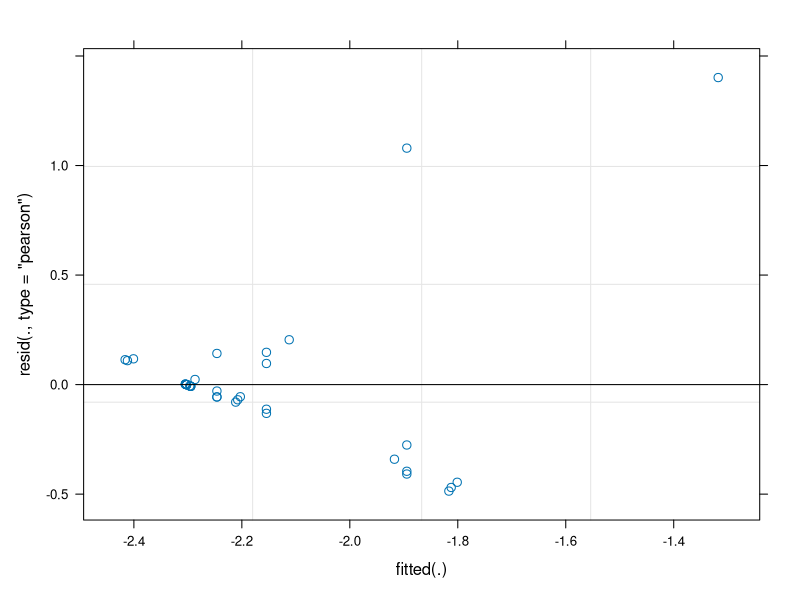
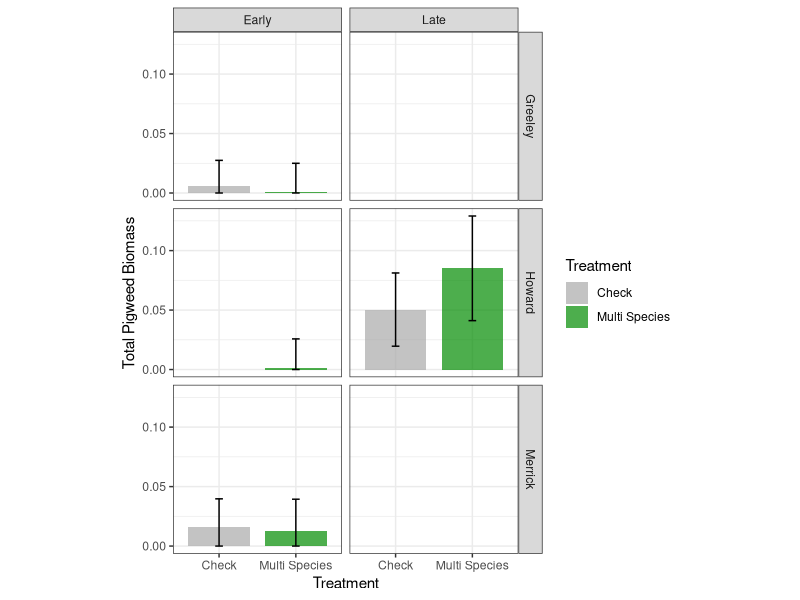
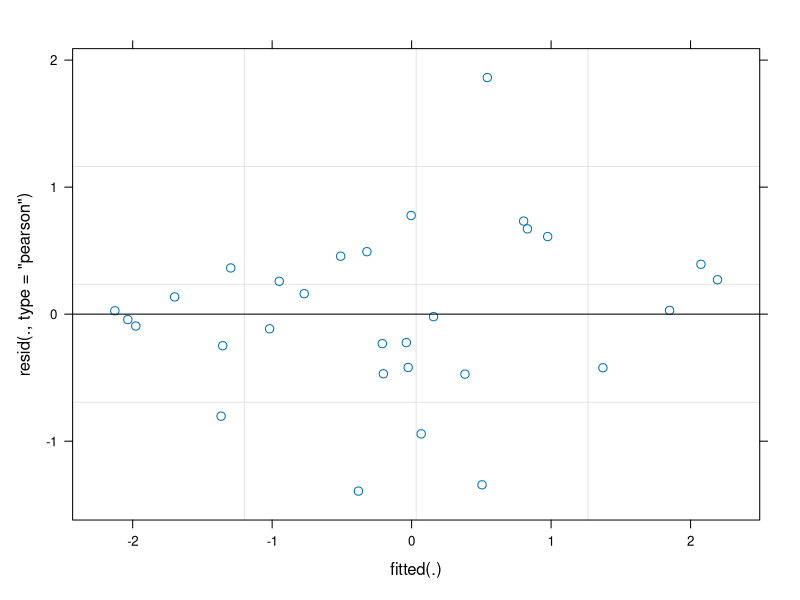
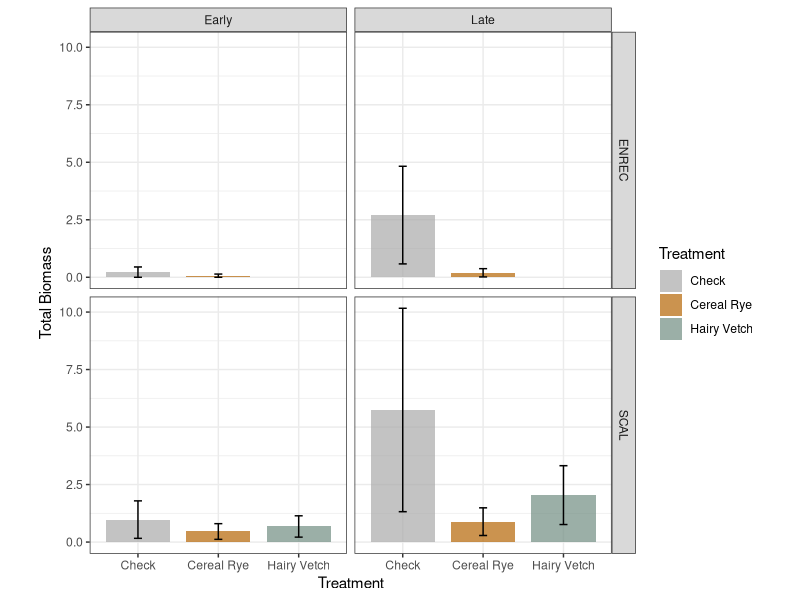
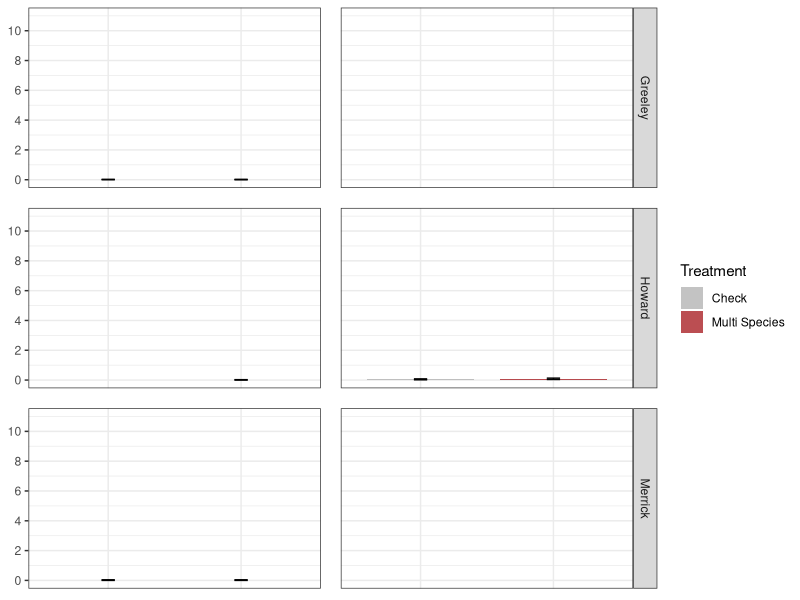
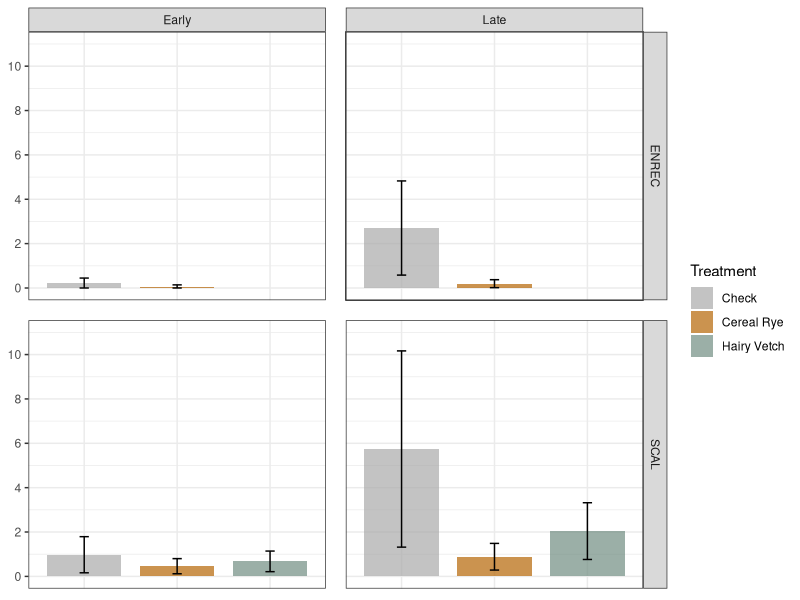
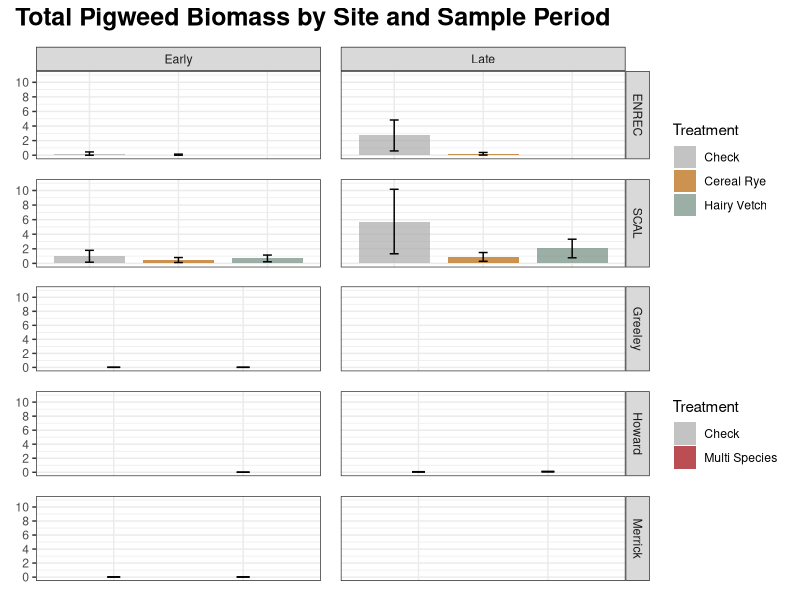

The R source for these figures, in order: (Note: this script raises an error after producing the figures.)
#PIGWEED BIOMASS

# LOAD LIBRARIES ---------------------------------------------------------------

library(readr)     # read in and output .csv files
library(tidyverse) # data cleaning, manipulation, joining, plotting, etc. (basically a powerhouse package!)
library(here)      # makes file paths for input and output cleaner
library(lme4)      # fits our models (LMM/GLMM)
library(lmerTest)  # helps provide ANOVA table from our LMM
library(emmeans)   # helps output our treatment means from our LMM
library(patchwork)
library(gridExtra)

# IMPORT COMBINED DATA ---------------------------------------------------------
combined.data2 <- read.csv(file = here("data","FINAL_DATA", "multi_combined.csv")) %>% 
  filter(Site != "Colfax") %>% #filter out Colfax County because no aboveground weeds found at any time, and the zeros mess up the model
  filter(Treatment != "VetchDNI")
summary(combined.data2)

combined.data2$Treatment <- factor(combined.data2$Treatment, levels = c("Check","Cereal Rye","Hairy Vetch","Multi Species"))


# ON FARM ---------------------------------------------------------------------

#Fit lmm
pigbio.onfarm.lmer <- lmer(log(avgBiomass_Pigweed + 0.1) ~ Treatment*Site*Season + (1 + Treatment | Rep:Site),
                               data = combined.data2 %>% filter(FieldType == "On Farm"))


# LOOK AT LMM OUTPUT
summary(pigbio.onfarm.lmer)
car::Anova(pigbio.onfarm.lmer, type = "2")
plot(pigbio.onfarm.lmer)

# GET TREATMENT MEANS OUT OF THE MODEL AND PLOT
pigbio.onfarm.emmeans <- emmeans(pigbio.onfarm.lmer, ~ Treatment | Site:Season, type = "response")
pigbio.onfarm.emmeans %>% 
  as_tibble() %>% 
  filter(response > 0.0000001) -> pigbio
pigbio



# PLOT ESTIMATED TREATMENT MEANS
pigbio_onfarm_emmeansplot <- pigbio%>% 
  as_tibble() %>%
  filter(Site != "Colfax") %>% 
  drop_na() %>% 
  mutate(lower.SE = (response-SE)) %>% 
  mutate(lowSE = ifelse(lower.SE < 0, 0, lower.SE)) %>% 
  ggplot(aes(x = Treatment, y = response, fill = Treatment)) +
  geom_bar(stat = "identity", width = 0.8, alpha = 0.7) +
  geom_errorbar(aes(ymin = lowSE, ymax = response+SE), width = 0.1) +
  facet_grid(Site~Season) +
  theme_bw() +
  theme(aspect.ratio = 1) +
  scale_y_continuous("Total Pigweed Biomass") +
  scale_fill_manual(values = c("darkgray", "green4"))
pigbio_onfarm_emmeansplot

# COMPARE TREATMENTS WITHIN EACH SITE
pigbio.onfarm.trtdiff <- pairs(pigbio.onfarm.emmeans, reverse = F)
pigbio.onfarm.trtdiff %>% as_tibble()





# RESEARCH STATION -------------------------------------------------------------

#Fit lmm
pigbio.research.lmer <- lmer(log(avgBiomass_Pigweed + 0.1) ~ Treatment*Site*Season + (1 + Treatment | Rep:Site),
                           data = combined.data2 %>% filter(FieldType == "Research Station"))

# LOOK AT GLMM OUTPUT
summary(pigbio.research.lmer)
car::Anova(pigbio.research.lmer, type ="2")
plot(pigbio.research.lmer)

# GET TREATMENT MEANS OUT OF THE MODEL AND PLOT
pigbio.research.emmeans <- emmeans(pigbio.research.lmer, ~ Treatment | Site:Season, type = "response")
pigbio.research.emmeans %>% as_tibble()

# PLOT ESTIMATED TREATMENT MEANS
pigbio_research_emmeansplot <- pigbio.research.emmeans %>% 
  as_tibble() %>%
  drop_na() %>% 
  mutate(lower.SE = (response-SE)) %>% 
  mutate(lowSE = ifelse(lower.SE < 0, 0, lower.SE)) %>% 
  ggplot(aes(x = Treatment, y = response, fill = Treatment)) +
  geom_bar(stat = "identity", width = 0.8, alpha = 0.7) +
  geom_errorbar(aes(ymin = lowSE, ymax = response+SE), width = 0.1) +
  facet_grid(Site~Season) +
  theme_bw() +
  theme(aspect.ratio = 1) +
  scale_y_continuous("Total Biomass") +
  scale_fill_manual(values = c("darkgray", "#B46504", "#708D81"))
pigbio_research_emmeansplot

# COMPARE TREATMENTS WITHIN EACH SITE
pigbio.research.trtdiff <- pairs(pigbio.research.emmeans, reverse = F)
pigbio.research.trtdiff %>% as_tibble()






# GGPLOTTING FIGURES --------------------------------------------------------------

#On farm
pigbio_onfarm_emmeansplot <- pigbio%>% 
  as_tibble() %>%
  filter(Site != "Colfax") %>% 
  drop_na() %>% 
  mutate(lower.SE = (response-SE)) %>% 
  mutate(lowSE = ifelse(lower.SE < 0, 0, lower.SE)) %>% 
  ggplot(aes(x = Treatment, y = response, fill = Treatment)) +
  geom_bar(stat = "identity", width = 0.8, alpha = 0.7) +
  geom_errorbar(aes(ymin = lowSE, ymax = response+SE), width = 0.1) +
  facet_grid(Site~Season) +
  theme_bw() +
  #theme(aspect.ratio = 1) +
  theme(axis.title.y = element_blank())+
  theme(axis.title.x = element_blank())+
  theme(axis.text.x = element_blank())+
  theme(axis.ticks.x = element_blank())+
  theme(strip.text.x = element_blank())+
  theme(panel.spacing = unit(1, "lines"))+
  scale_y_continuous(limits = c(0,11),breaks = seq(0, 10, by = 2),"Total Pigweed Biomass") +
  scale_fill_manual(values = c("darkgray", "#9d0208"))
pigbio_onfarm_emmeansplot

#research station
pigbio_research_emmeansplot <- pigbio.research.emmeans %>% 
  as_tibble() %>%
  drop_na() %>% 
  mutate(lower.SE = (response-SE)) %>% 
  mutate(lowSE = ifelse(lower.SE < 0, 0, lower.SE)) %>% 
  ggplot(aes(x = Treatment, y = response, fill = Treatment)) +
  geom_bar(stat = "identity", width = 0.8, alpha = 0.7) +
  geom_errorbar(aes(ymin = lowSE, ymax = response+SE), width = 0.1) +
  facet_grid(Site~Season) +
  theme_bw() +
  #theme(aspect.ratio = 1) +
  theme(axis.title.y = element_blank())+
  theme(axis.title.x = element_blank())+
  theme(axis.text.x = element_blank())+
  theme(axis.ticks.x = element_blank())+
  theme(panel.spacing = unit(1, "lines"))+
  scale_y_continuous(limits = c(0,11),breaks = seq(0, 10, by = 2), "Total Biomass") +
  scale_fill_manual(values = c("darkgray", "#B46504", "#708D81"))
pigbio_research_emmeansplot

#put both together
pigbio_research_emmeansplot+pigbio_onfarm_emmeansplot+
  plot_layout(ncol = 1, heights = c(2,3))+
  plot_annotation(title = "Total Pigweed Biomass by Site and Sample Period", theme = theme(plot.title = element_text(size = 18, face = "bold")))-> pbio
pbio

pbiomass <- patchwork::patchworkGrob(pbio)
gridExtra::grid.arrange(pbiomass, left = textGrob(expression(paste("Estimated Pigweed Biomass grams DM m"^"-2")), rot = 90)) 
